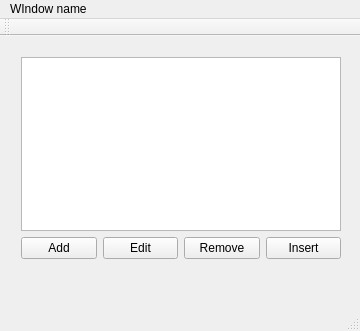
<?xml version="1.0" encoding="UTF-8"?>
<ui version="4.0">
 <class>MainWindow</class>
 <widget class="QMainWindow" name="MainWindow">
  <property name="geometry">
   <rect>
    <x>0</x>
    <y>0</y>
    <width>360</width>
    <height>331</height>
   </rect>
  </property>
  <property name="windowTitle">
   <string>MainWindow</string>
  </property>
  <widget class="QWidget" name="centralWidget">
   <widget class="QWidget" name="layoutWidget">
    <property name="geometry">
     <rect>
      <x>10</x>
      <y>10</y>
      <width>342</width>
      <height>224</height>
     </rect>
    </property>
    <layout class="QVBoxLayout" name="verticalLayout">
     <item>
      <widget class="QListView" name="listView"/>
     </item>
     <item>
      <layout class="QHBoxLayout" name="horizontalLayout">
       <item>
        <widget class="QPushButton" name="addButton">
         <property name="enabled">
          <bool>true</bool>
         </property>
         <property name="text">
          <string>Add</string>
         </property>
        </widget>
       </item>
       <item>
        <widget class="QPushButton" name="editButton">
         <property name="text">
          <string>Edit</string>
         </property>
        </widget>
       </item>
       <item>
        <widget class="QPushButton" name="removeButton">
         <property name="text">
          <string>Remove</string>
         </property>
        </widget>
       </item>
       <item>
        <widget class="QPushButton" name="insertButton">
         <property name="text">
          <string>Insert</string>
         </property>
        </widget>
       </item>
      </layout>
     </item>
    </layout>
   </widget>
  </widget>
  <widget class="QMenuBar" name="menuBar">
   <property name="geometry">
    <rect>
     <x>0</x>
     <y>0</y>
     <width>360</width>
     <height>21</height>
    </rect>
   </property>
   <widget class="QMenu" name="menuWIndow_name">
    <property name="title">
     <string>WIndow name </string>
    </property>
   </widget>
   <addaction name="menuWIndow_name"/>
  </widget>
  <widget class="QToolBar" name="mainToolBar">
   <attribute name="toolBarArea">
    <enum>TopToolBarArea</enum>
   </attribute>
   <attribute name="toolBarBreak">
    <bool>false</bool>
   </attribute>
  </widget>
  <widget class="QStatusBar" name="statusBar"/>
 </widget>
 <layoutdefault spacing="6" margin="11"/>
 <resources/>
 <connections/>
</ui>
